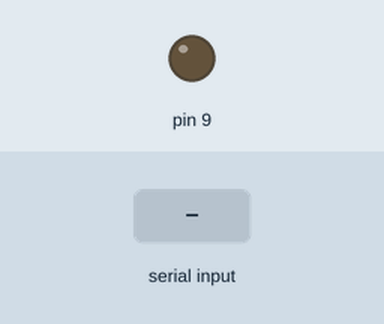
Simulated run of this sketch. Board: Arduino Uno, built with avr-gcc and run on an emulated ATmega328P. Shown: output pins drawn as LEDs (lit = HIGH). Inputs (shaded band) come from the test bench.

Above: at 1.2 s.
1.3 s: "90,45\n" received over Serial
At 2.5 s:
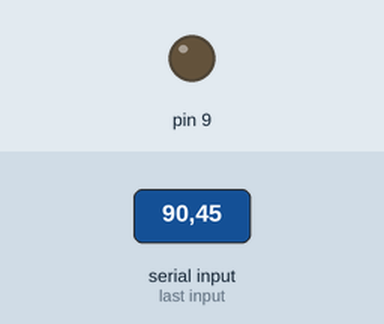
2.9 s: "5\n" received over Serial
At 4.3 s:
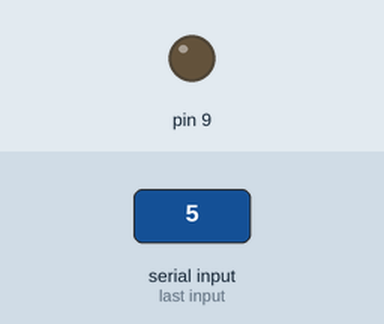
Timing chart, 0 to 5.9 s (numbered marks = the images above; inputs shaded):
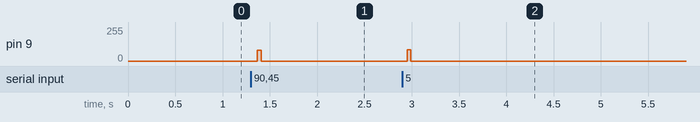

The sketch:

PalMickeyArduinoUno.ino
```cpp
/*
 * Pal Mickey IR Blaster - Explorer Edition
 * * Hardware Setup:
 * - Pin 9  -> 220 Ohm Resistor -> IR LED Anode (+)
 * - GND    -> IR LED Cathode (-)
 * * Communication:
 * - Baud Rate: 2400
 * - Expects 8-character Hex strings (e.g., "07010801") followed by a newline (\n)
 */

#include <Arduino.h>

void setup() {
  // Pal Mickey communication must happen at exactly 2400 baud
  Serial.begin(2400);
  while(!Serial);

  pinMode(9, OUTPUT);

  // Setup Timer 1 to generate a constant 38kHz carrier wave on Pin 9.
  // This is the frequency IR receivers (like Mickey's) are tuned to hear.
  TCCR1A = 0;                      // Clear settings
  TCCR1B = _BV(WGM12) | _BV(CS10); // CTC Mode, No Prescaling
  OCR1A = 210;                     // 16MHz / (2 * 38kHz * 1) - 1 ≈ 210
}

void loop() {
  static char buffer[16];
  static int pos = 0;

  // Listen for incoming Hex strings from the Web Interface
  while (Serial.available() > 0) {
    char ch = Serial.read();

    // Process string on newline
    if (ch == '\r' || ch == '\n') {
      if (pos > 0) {
        buffer[pos] = '\0';
        sendPalMickey(buffer);
        pos = 0;
      }
    } else if (pos < 15) {
      buffer[pos++] = ch;
    }
  }
}

/**
 * Constructs the Pal Mickey IR packet:
 * [Header(2 bytes)] [Command(2 bytes)] [Park/Loc(4 bytes)] [Checksum(1 byte)]
 */
void sendPalMickey(String str) {
  uint8_t packet[9];
  packet[0] = 0x55; // Sync byte 1
  packet[1] = 0xAA; // Sync byte 2
  packet[2] = 0x06; // Length/Type
  packet[3] = 0x01; // Command Type

  // Convert the 8-character hex string into 4 bytes of data
  for(uint8_t i=0; i<4; i++) {
    String hexPart = str.substring(i*2, i*2+2);
    packet[4+i] = (uint8_t) strtol(hexPart.c_str(), NULL, 16);
  }

  // Calculate Checksum (sum of bytes 2 through 7)
  int sum = 0;
  for (int i = 0; i < 6; i++) sum += packet[i + 2];
  packet[8] = (uint8_t)sum;

  // Modulate the 38kHz carrier with our packet data
  for (int i = 0; i < 9; i++) {
    softSerialWrite(packet[i]);
  }
}

/**
 * Mimics a 2400 baud serial signal by turning the 38kHz carrier
 * ON (for a 0 bit) and OFF (for a 1 bit).
 */
void softSerialWrite(uint8_t b) {
  // 1 second / 2400 bits = 416 microseconds per bit
  const int bitTime = 416;

  // --- Start Bit (Always Logic LOW / LED ON) ---
  TCCR1A |= _BV(COM1A0);
  delayMicroseconds(bitTime);

  // --- 8 Data Bits (LSB first) ---
  for (int i = 0; i < 8; i++) {
    if (b & (1 << i)) {
      TCCR1A &= ~_BV(COM1A0); // Logic HIGH = Carrier OFF
    } else {
      TCCR1A |= _BV(COM1A0);  // Logic LOW = Carrier ON
    }
    delayMicroseconds(bitTime);
  }

  // --- Stop Bit (Always Logic HIGH / LED OFF) ---
  TCCR1A &= ~_BV(COM1A0);
  delayMicroseconds(bitTime);
}
```

Measured:
- after the input at 1.3 s, pin 9: 0/255 → 80/255 after 0.07 s, → 0/255 0.04 s later
- after the input at 2.9 s, pin 9: 0/255 → 86/255 after 0.05 s, → 0/255 0.04 s later
